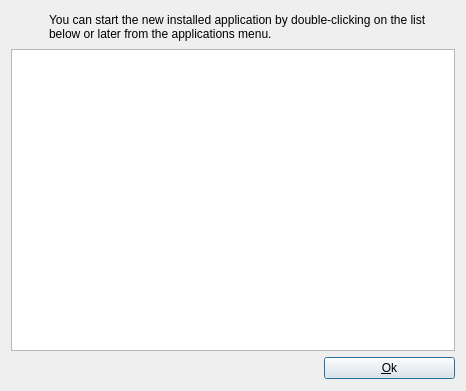
<?xml version="1.0" encoding="UTF-8"?>
<ui version="4.0">
 <class>SummaryDialog</class>
 <widget class="QDialog" name="SummaryDialog">
  <property name="geometry">
   <rect>
    <x>0</x>
    <y>0</y>
    <width>466</width>
    <height>391</height>
   </rect>
  </property>
  <property name="sizePolicy">
   <sizepolicy hsizetype="Minimum" vsizetype="Minimum">
    <horstretch>0</horstretch>
    <verstretch>0</verstretch>
   </sizepolicy>
  </property>
  <property name="windowTitle">
   <string>Operation Summary</string>
  </property>
  <property name="windowIcon">
   <iconset resource="../data/data.qrc">
    <normaloff>:/data/package-manager-icon-systemtr.svg</normaloff>:/data/package-manager-icon-systemtr.svg</iconset>
  </property>
  <layout class="QGridLayout" name="gridLayout">
   <item row="0" column="0">
    <widget class="QLabel" name="label_2">
     <property name="sizePolicy">
      <sizepolicy hsizetype="Fixed" vsizetype="Fixed">
       <horstretch>0</horstretch>
       <verstretch>0</verstretch>
      </sizepolicy>
     </property>
     <property name="minimumSize">
      <size>
       <width>32</width>
       <height>32</height>
      </size>
     </property>
     <property name="maximumSize">
      <size>
       <width>32</width>
       <height>32</height>
      </size>
     </property>
     <property name="text">
      <string/>
     </property>
     <property name="pixmap">
      <pixmap resource="../data/data.qrc">:/data/pisianime.mng</pixmap>
     </property>
     <property name="scaledContents">
      <bool>true</bool>
     </property>
    </widget>
   </item>
   <item row="0" column="1" colspan="2">
    <widget class="QLabel" name="startAppInfo">
     <property name="enabled">
      <bool>true</bool>
     </property>
     <property name="font">
      <font>
       <stylestrategy>PreferDefault</stylestrategy>
       <kerning>true</kerning>
      </font>
     </property>
     <property name="text">
      <string>You can start the new installed application by double-clicking on the list below or later from the applications menu.</string>
     </property>
     <property name="textFormat">
      <enum>Qt::AutoText</enum>
     </property>
     <property name="alignment">
      <set>Qt::AlignLeading|Qt::AlignLeft|Qt::AlignVCenter</set>
     </property>
     <property name="wordWrap">
      <bool>true</bool>
     </property>
    </widget>
   </item>
   <item row="1" column="0" colspan="3">
    <widget class="QListWidget" name="appList"/>
   </item>
   <item row="2" column="0" colspan="2">
    <spacer name="horizontalSpacer">
     <property name="orientation">
      <enum>Qt::Horizontal</enum>
     </property>
     <property name="sizeHint" stdset="0">
      <size>
       <width>307</width>
       <height>23</height>
      </size>
     </property>
    </spacer>
   </item>
   <item row="2" column="2">
    <widget class="QPushButton" name="closeButton">
     <property name="text">
      <string>&amp;Ok</string>
     </property>
    </widget>
   </item>
  </layout>
 </widget>
 <resources>
  <include location="../data/data.qrc"/>
 </resources>
 <connections/>
</ui>
